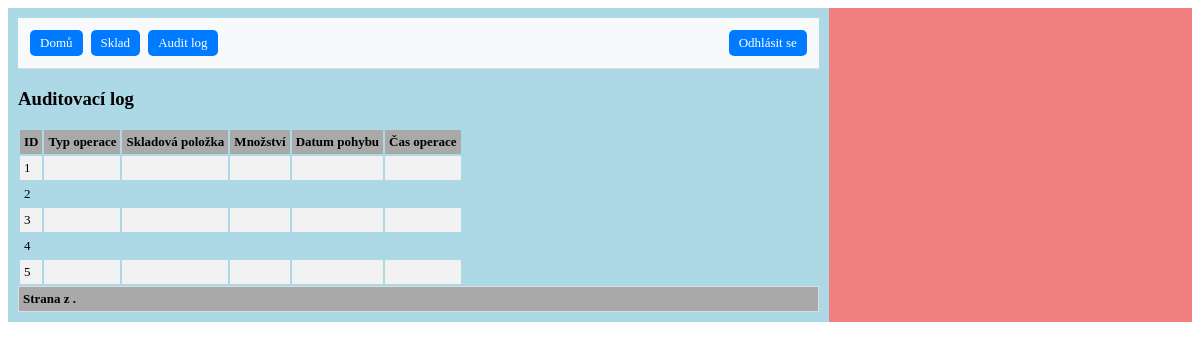
The app's page /sklad/audit_logs/ (signed in), older data.
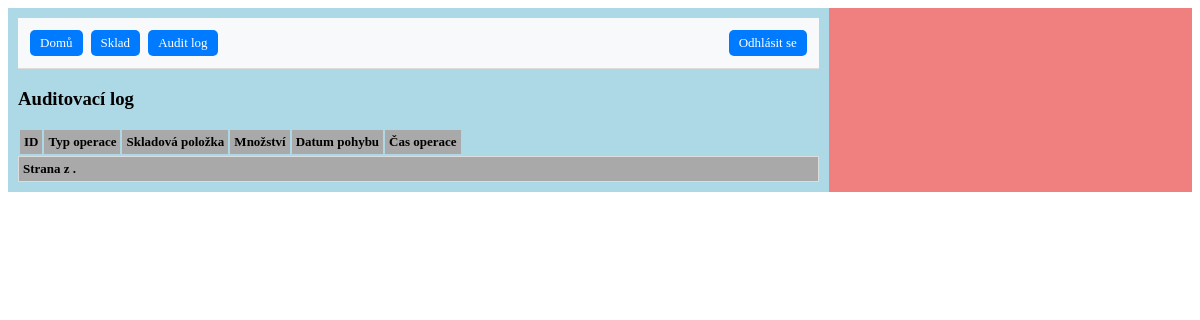
The same page, newer data.
### hpm_sklad/models.py (models this page shows, shortened)
class AuditLog(models.Model):
    MOVEMENT_CHOICES = [
        ('IN', 'Příjem'),
        ('OUT', 'Výdej')
    ]
    JEDNOTKY_CHOICES = [
        ('ks', 'kus'),
        ('kg', 'kilogram'),
        ('par', 'pár'),
        ('l', 'litr'),
        ('m', 'metr'),
        ('baleni', 'balení'),
    ]
    ucetnictvi = models.BooleanField(verbose_name="Účetnictví")
    evidencni_cislo = models.ForeignKey(Sklad, on_delete=models.CASCADE)
    interne_cislo = models.IntegerField(null=True, verbose_name="Číslo karty")
    objednano = models.CharField(max_length=100, null=True, blank=True, verbose_name="Objednáno?")
    nazev_dilu = models.CharField(max_length=100, verbose_name="Název dílu")
    zmena_mnozstvi = models.PositiveIntegerField(verbose_name="Změna množství")
    mnozstvi_ks_m_l = models.IntegerField(default=0, validators=[MinValueValidator(0)], verbose_name="Množství")
    jednotky = models.CharField(max_length=10, choices=JEDNOTKY_CHOICES, default='ks', verbose_name="Jednotky")
    typ_operace = models.CharField(max_length=10, choices=MOVEMENT_CHOICES, verbose_name="Typ operace")
    pouzite_zarizeni = models.CharField(max_length=70, verbose_name="Pro zařízení")
    umisteni = models.CharField(max_length=25, verbose_name="Umístění")
    dodavatel = models.CharField(max_length=70, verbose_name="Dodavatel")
    datum_zmeny = models.DateField(verbose_name="Datum změny")
    cislo_objednavky = models.CharField(max_length=20, null=True, blank=True, verbose_name="Číslo objednávky")
    jednotkova_cena_eur = models.FloatField(default=0.0, validators=[MinValueValidator(0.0)], verbose_name="EUR/jednotka")
    celkova_cena_eur = models.FloatField(default=0.0, validators=[MinValueValidator(0.0)], verbose_name="Celkem EUR")
    cas_vytvoreni = models.DateTimeField(auto_now_add=True, verbose_name="Čas vytvoření")
    operaci_provedl = models.CharField(max_length=20, verbose_name="Operaci provedl")
    poznamka = models.CharField(null=True, blank=True, max_length=200, verbose_name="Poznámka")

### hpm_sklad/views.py (the view)
# urls.py: path('sklad/audit_logs/', views.AuditLogListView.as_view(), name='audit_log'),
class AuditLogListView(LoginRequiredMixin, ListView):
    model = AuditLog
    template_name = 'hpm_sklad/audit_log.html'
    context_object_name = 'logs'

### hpm_sklad/templates/hpm_sklad/audit_log.html (shortened to what this page needs)
{% extends "hpm_sklad/base.html" %}
{% load static %}
{% block navbar %}
<nav class="navbar">
    <div class="navbar-left">
        {% include "hpm_sklad/navbar.html" %}
    </div>
    <div class="navbar-right">
        {% include "hpm_sklad/login.html" %}
    </div>
</nav>
{% endblock %}
{% block left_content %}
<h3 class="text-center">Auditovací log</h3>
    <div class="container-log">
        <table class="table table-bordered">
            <thead class="thead-light">
                <tr>
                    <th>ID</th>
                    <th>Typ operace</th>
                    <th>Skladová položka</th>
                    <th>Množství</th>
                    <th>Datum pohybu</th>
                    <th>Čas operace</th>
                </tr>
            </thead>
            <tbody>
                {% for item in object_list %}
                    <td>{{ item.id }}</td>
                    <td>{{ item.get_movement_type_display }}</td>
                    <td>{{ item.spare_part }}</td>
                    <td>{{ item.quantity }}</td>
                    <td>{{ item.datum_operace | date:"d.m.Y" }}</td>
                    <td>{{ item.created_at | date:"d.m.Y H:i" }}</td>
                {% endfor %}
            </tbody>
        </table>
    </div>
    {% include "hpm_sklad/pagination.html" %}
{% endblock %}

### hpm_sklad/templates/hpm_sklad/base.html (shortened to what this page needs)
{% load static %}
<!DOCTYPE html>
<html>
    <head>
        <link rel="stylesheet" type="text/css" href="{% static 'css/style.css' %}">
    </head>
    <body>
        <main class="app">
            <div class="left-column">
                 <header class="navbar_frame">
                    {% block navbar %}{% endblock %}
                 </header>
                {% block left_content %}{% endblock %}
            </div>
            <div class="right-column" id="detail">
            </div>
        </main>
    </body>
</html>

### hpm_sklad/templates/hpm_sklad/navbar.html
<a class="button nav-item" href="{% url 'home' %}">Domů</a>
<a class="button nav-item" href="{% url 'sklad' %}">Sklad</a>
<a class="button nav-item" href="{% url 'audit_log' %}">Audit log</a>

### hpm_sklad/templates/hpm_sklad/login.html
{% if user.is_authenticated %}
    <a class="button nav-item" href="{% url 'logout' %}">Odhlásit se</a>
{% else %}
    <a class="button nav-item" href="{% url 'login' %}">Přihlásit se</a>
    <a class="button nav-item" href="{% url 'signup' %}">Registrace</a>
{% endif %}

### hpm_sklad/templates/hpm_sklad/pagination.html (shortened to what this page needs)
<div class="pagination">
    <span class="step-links">
        <span class="current">
            Strana {{ page_obj.number }} z {{ page_obj.paginator.num_pages }}.
        </span>
    </span>
</div>

### hpm_sklad/static/css/style.css (style rules this page uses)
th, td { padding: 4px; text-align: left; font-size: 13px; font: arial; }
thead th { background-color: #A9A9A9; }
.pagination { background-color: #A9A9A9; padding: 4px; border: 1px solid #ddd; text-align: left; font-size: 13px; }
.app { display: flex; flex-direction: row; width: 100%; margin: 0; padding: 0; }
.left-column { flex: 7; margin:0; padding: 10px; background-color: lightblue; }
.right-column { flex: 3; margin:0; padding: 10px; background-color: lightcoral; }
.nav-item, .button-link { display: inline-block; padding: 5px 10px; margin: 2px; background-color: #007BFF; color: white; text-align: center; text-decoration: none; border-radius: 5px; border: none; transition: background-color 0.3s, color 0.3s; font-size: 13px; }
.current { font-weight: bold; }
.navbar { display: flex; justify-content: space-between; align-items: center; padding: 10px; gap: 10px; margin-bottom: 5px; background-color: #f8f9fa; border-bottom: 1px solid #ddd; }
.navbar-left { flex-grow: 1; }
.navbar-right { flex-grow: 0; margin-left: auto; }

Row changes from the older to the newer data that the page shows:
removed AuditLog: id "1"
removed AuditLog: id "2"
removed AuditLog: id "3"
removed AuditLog: id "4"
removed AuditLog: id "5"
